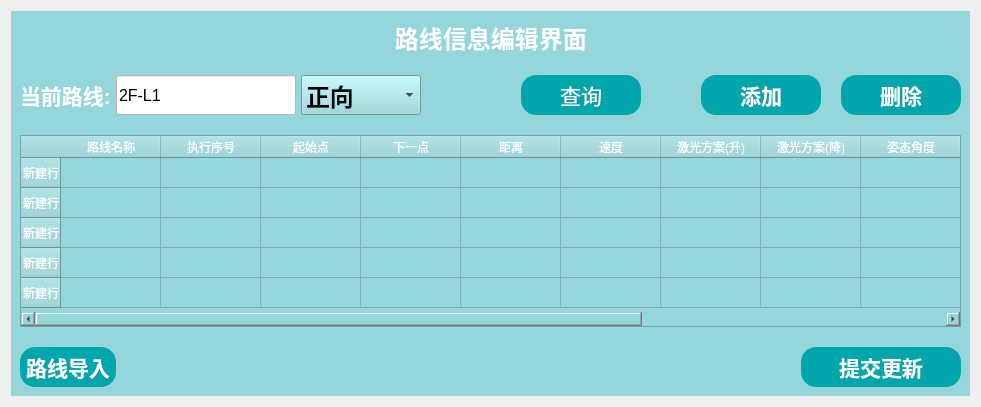
     <widget class="QWidget" name="tab">
      <attribute name="title">
       <string>路线信息编辑</string>
      </attribute>
      <layout class="QGridLayout" name="gridLayout_3">
       <item row="0" column="0">
        <widget class="QWidget" name="widget_6" native="true">
         <property name="styleSheet">
          <string notr="true">background-color: rgb(148, 214, 218);</string>
         </property>
         <layout class="QGridLayout" name="gridLayout_10">
          <item row="0" column="0">
           <layout class="QVBoxLayout" name="verticalLayout_7" stretch="1,1,10,1">
            <property name="spacing">
             <number>20</number>
            </property>
            <item>
             <layout class="QHBoxLayout" name="horizontalLayout_33">
              <item>
               <spacer name="horizontalSpacer_20">
                <property name="orientation">
                 <enum>Qt::Horizontal</enum>
                </property>
                <property name="sizeHint" stdset="0">
                 <size>
                  <width>40</width>
                  <height>20</height>
                 </size>
                </property>
               </spacer>
              </item>
              <item>
               <widget class="QLabel" name="label_18">
                <property name="maximumSize">
                 <size>
                  <width>16777215</width>
                  <height>45</height>
                 </size>
                </property>
                <property name="font">
                 <font>
                  <pointsize>18</pointsize>
                  <weight>75</weight>
                  <bold>true</bold>
                 </font>
                </property>
                <property name="styleSheet">
                 <string notr="true">color:#ffffff</string>
                </property>
                <property name="text">
                 <string>   路线信息编辑界面   </string>
                </property>
               </widget>
              </item>
              <item>
               <spacer name="horizontalSpacer_21">
                <property name="orientation">
                 <enum>Qt::Horizontal</enum>
                </property>
                <property name="sizeHint" stdset="0">
                 <size>
                  <width>40</width>
                  <height>20</height>
                 </size>
                </property>
               </spacer>
              </item>
             </layout>
            </item>
            <item>
             <layout class="QHBoxLayout" name="horizontalLayout_36">
              <item>
               <layout class="QHBoxLayout" name="horizontalLayout_34" stretch="3,1">
                <property name="spacing">
                 <number>100</number>
                </property>
                <item>
                 <layout class="QHBoxLayout" name="horizontalLayout_20">
                  <property name="spacing">
                   <number>5</number>
                  </property>
                  <item>
                   <widget class="QLabel" name="label_63">
                    <property name="font">
                     <font>
                      <pointsize>16</pointsize>
                      <weight>75</weight>
                      <bold>true</bold>
                     </font>
                    </property>
                    <property name="styleSheet">
                     <string notr="true">color: white;  
</string>
                    </property>
                    <property name="text">
                     <string>当前路线:</string>
                    </property>
                   </widget>
                  </item>
                  <item>
                   <widget class="QLineEdit" name="currentLine">
                    <property name="sizePolicy">
                     <sizepolicy hsizetype="Expanding" vsizetype="Preferred">
                      <horstretch>0</horstretch>
                      <verstretch>0</verstretch>
                     </sizepolicy>
                    </property>
                    <property name="minimumSize">
                     <size>
                      <width>180</width>
                      <height>30</height>
                     </size>
                    </property>
                    <property name="maximumSize">
                     <size>
                      <width>16777215</width>
                      <height>40</height>
                     </size>
                    </property>
                    <property name="font">
                     <font>
                      <pointsize>12</pointsize>
                     </font>
                    </property>
                    <property name="styleSheet">
                     <string notr="true">background-color: rgb(255, 255, 255);</string>
                    </property>
                    <property name="text">
                     <string>2F-L1</string>
                    </property>
                    <property name="placeholderText">
                     <string>Line</string>
                    </property>
                   </widget>
                  </item>
                  <item>
                   <widget class="QComboBox" name="lineType">
                    <property name="sizePolicy">
                     <sizepolicy hsizetype="Preferred" vsizetype="Preferred">
                      <horstretch>0</horstretch>
                      <verstretch>0</verstretch>
                     </sizepolicy>
                    </property>
                    <property name="minimumSize">
                     <size>
                      <width>120</width>
                      <height>35</height>
                     </size>
                    </property>
                    <property name="maximumSize">
                     <size>
                      <width>16777215</width>
                      <height>45</height>
                     </size>
                    </property>
                    <property name="font">
                     <font>
                      <pointsize>18</pointsize>
                      <weight>75</weight>
                      <bold>true</bold>
                     </font>
                    </property>
                    <property name="styleSheet">
                     <string notr="true">color:#ffffff;
background-color: rgb(157, 144, 135);
QComboBox::drop-down {
    subcontrol-position: top right;
    width: 30px;
    border-left-width: 1px;
    border-left-style: solid; 
	border-left-color: gray;
    border-top-right-radius: 3px;
    border-bottom-right-radius: 3px;
}</string>
                    </property>
                    <item>
                     <property name="text">
                      <string>正向</string>
                     </property>
                    </item>
                    <item>
                     <property name="text">
                      <string>反向</string>
                     </property>
                    </item>
                   </widget>
                  </item>
                 </layout>
                </item>
                <item>
                 <widget class="QPushButton" name="query_LineInfo">
                  <property name="sizePolicy">
                   <sizepolicy hsizetype="Preferred" vsizetype="Preferred">
                    <horstretch>0</horstretch>
                    <verstretch>0</verstretch>
                   </sizepolicy>
                  </property>
                  <property name="minimumSize">
                   <size>
                    <width>120</width>
                    <height>40</height>
                   </size>
                  </property>
                  <property name="maximumSize">
                   <size>
                    <width>120</width>
                    <height>40</height>
                   </size>
                  </property>
                  <property name="font">
                   <font>
                    <pointsize>16</pointsize>
                   </font>
                  </property>
                  <property name="styleSheet">
                   <string notr="true">color: white;  
border: 2px groove gray;
border-radius:15px;border:none;
background-color: rgb(0, 166, 172);</string>
                  </property>
                  <property name="text">
                   <string>查询</string>
                  </property>
                 </widget>
                </item>
               </layout>
              </item>
              <item>
               <spacer name="horizontalSpacer_4">
                <property name="orientation">
                 <enum>Qt::Horizontal</enum>
                </property>
                <property name="sizeHint" stdset="0">
                 <size>
                  <width>40</width>
                  <height>20</height>
                 </size>
                </property>
               </spacer>
              </item>
              <item>
               <layout class="QHBoxLayout" name="horizontalLayout_35">
                <property name="spacing">
                 <number>20</number>
                </property>
                <item>
                 <widget class="QPushButton" name="add_LineInfo">
                  <property name="sizePolicy">
                   <sizepolicy hsizetype="Preferred" vsizetype="Preferred">
                    <horstretch>0</horstretch>
                    <verstretch>0</verstretch>
                   </sizepolicy>
                  </property>
                  <property name="minimumSize">
                   <size>
                    <width>120</width>
                    <height>40</height>
                   </size>
                  </property>
                  <property name="maximumSize">
                   <size>
                    <width>16777215</width>
                    <height>45</height>
                   </size>
                  </property>
                  <property name="font">
                   <font>
                    <pointsize>16</pointsize>
                    <weight>75</weight>
                    <bold>true</bold>
                   </font>
                  </property>
                  <property name="styleSheet">
                   <string notr="true">color: white;  
border: 2px groove gray;
border-radius:15px;border:none;
background-color: rgb(0, 166, 172);</string>
                  </property>
                  <property name="text">
                   <string>添加</string>
                  </property>
                 </widget>
                </item>
                <item>
                 <widget class="QPushButton" name="delete_LineInfo">
                  <property name="sizePolicy">
                   <sizepolicy hsizetype="Preferred" vsizetype="Preferred">
                    <horstretch>0</horstretch>
                    <verstretch>0</verstretch>
                   </sizepolicy>
                  </property>
                  <property name="minimumSize">
                   <size>
                    <width>120</width>
                    <height>0</height>
                   </size>
                  </property>
                  <property name="maximumSize">
                   <size>
                    <width>16777215</width>
                    <height>45</height>
                   </size>
                  </property>
                  <property name="font">
                   <font>
                    <pointsize>16</pointsize>
                    <weight>75</weight>
                    <bold>true</bold>
                   </font>
                  </property>
                  <property name="styleSheet">
                   <string notr="true">color: white;  
border: 2px groove gray;
border-radius:15px;border:none;
background-color: rgb(0, 166, 172);</string>
                  </property>
                  <property name="text">
                   <string>删除</string>
                  </property>
                 </widget>
                </item>
               </layout>
              </item>
             </layout>
            </item>
            <item>
             <widget class="QTableWidget" name="tableWidget_Line">
              <property name="font">
               <font>
                <pointsize>12</pointsize>
               </font>
              </property>
              <property name="styleSheet">
               <string notr="true">color:#ffffff</string>
              </property>
              <row>
               <property name="text">
                <string>新建行</string>
               </property>
              </row>
              <row>
               <property name="text">
                <string>新建行</string>
               </property>
              </row>
              <row>
               <property name="text">
                <string>新建行</string>
               </property>
              </row>
              <row>
               <property name="text">
                <string>新建行</string>
               </property>
              </row>
              <row>
               <property name="text">
                <string>新建行</string>
               </property>
              </row>
              <column>
               <property name="text">
                <string>路线名称</string>
               </property>
              </column>
              <column>
               <property name="text">
                <string>执行序号</string>
               </property>
              </column>
              <column>
               <property name="text">
                <string>起始点</string>
               </property>
              </column>
              <column>
               <property name="text">
                <string>下一点</string>
               </property>
              </column>
              <column>
               <property name="text">
                <string>距离</string>
               </property>
              </column>
              <column>
               <property name="text">
                <string>速度</string>
               </property>
              </column>
              <column>
               <property name="text">
                <string>激光方案(升)</string>
               </property>
              </column>
              <column>
               <property name="text">
                <string>激光方案(降)</string>
               </property>
              </column>
              <column>
               <property name="text">
                <string>姿态角度</string>
               </property>
              </column>
              <column>
               <property name="text">
                <string>移动角度</string>
               </property>
              </column>
              <column>
               <property name="text">
                <string>转盘角度</string>
               </property>
              </column>
              <column>
               <property name="text">
                <string>路线方向</string>
               </property>
              </column>
             </widget>
            </item>
            <item>
             <layout class="QHBoxLayout" name="horizontalLayout_18" stretch="0,10,1">
              <property name="spacing">
               <number>10</number>
              </property>
              <item>
               <widget class="QPushButton" name="Alter_LineInfo">
                <property name="sizePolicy">
                 <sizepolicy hsizetype="Preferred" vsizetype="Preferred">
                  <horstretch>0</horstretch>
                  <verstretch>0</verstretch>
                 </sizepolicy>
                </property>
                <property name="minimumSize">
                 <size>
                  <width>0</width>
                  <height>40</height>
                 </size>
                </property>
                <property name="maximumSize">
                 <size>
                  <width>16777215</width>
                  <height>45</height>
                 </size>
                </property>
                <property name="font">
                 <font>
                  <pointsize>16</pointsize>
                  <weight>75</weight>
                  <bold>true</bold>
                 </font>
                </property>
                <property name="styleSheet">
                 <string notr="true">color: white;  
border: 2px groove gray;
border-radius:15px;border:none;
background-color: rgb(0, 166, 172);</string>
                </property>
                <property name="text">
                 <string> 路线导入 </string>
                </property>
               </widget>
              </item>
              <item>
               <spacer name="horizontalSpacer_2">
                <property name="orientation">
                 <enum>Qt::Horizontal</enum>
                </property>
                <property name="sizeHint" stdset="0">
                 <size>
                  <width>40</width>
                  <height>20</height>
                 </size>
                </property>
               </spacer>
              </item>
              <item>
               <layout class="QHBoxLayout" name="horizontalLayout_32" stretch="0">
                <property name="spacing">
                 <number>20</number>
                </property>
                <item>
                 <widget class="QPushButton" name="update_LineInfo">
                  <property name="sizePolicy">
                   <sizepolicy hsizetype="Preferred" vsizetype="Preferred">
                    <horstretch>0</horstretch>
                    <verstretch>0</verstretch>
                   </sizepolicy>
                  </property>
                  <property name="minimumSize">
                   <size>
                    <width>160</width>
                    <height>40</height>
                   </size>
                  </property>
                  <property name="maximumSize">
                   <size>
                    <width>16777215</width>
                    <height>45</height>
                   </size>
                  </property>
                  <property name="font">
                   <font>
                    <pointsize>16</pointsize>
                    <weight>75</weight>
                    <bold>true</bold>
                   </font>
                  </property>
                  <property name="styleSheet">
                   <string notr="true">color: white;  
border: 2px groove gray;
border-radius:15px;border:none;
background-color: rgb(0, 166, 172);</string>
                  </property>
                  <property name="text">
                   <string>提交更新</string>
                  </property>
                 </widget>
                </item>
               </layout>
              </item>
             </layout>
            </item>
           </layout>
          </item>
         </layout>
        </widget>
       </item>
      </layout>
     </widget>
